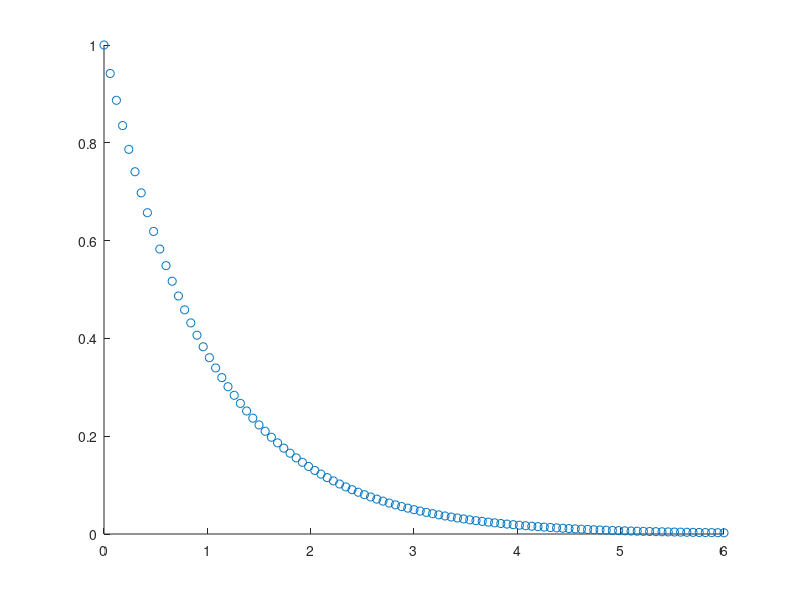

This chart was generated by the following MATLAB code:
% impluse_response_model.m
% Impulse Response Model
% Author: Xiaotian Dai
% University of York
% Note: Impulse response model is the model when u(t) is an impluse function
% \delta(t).

sys = tf([1 1],[1 2 1]);
[y1, t1, x1] = impulse(sys);
scatter(t1,y1);